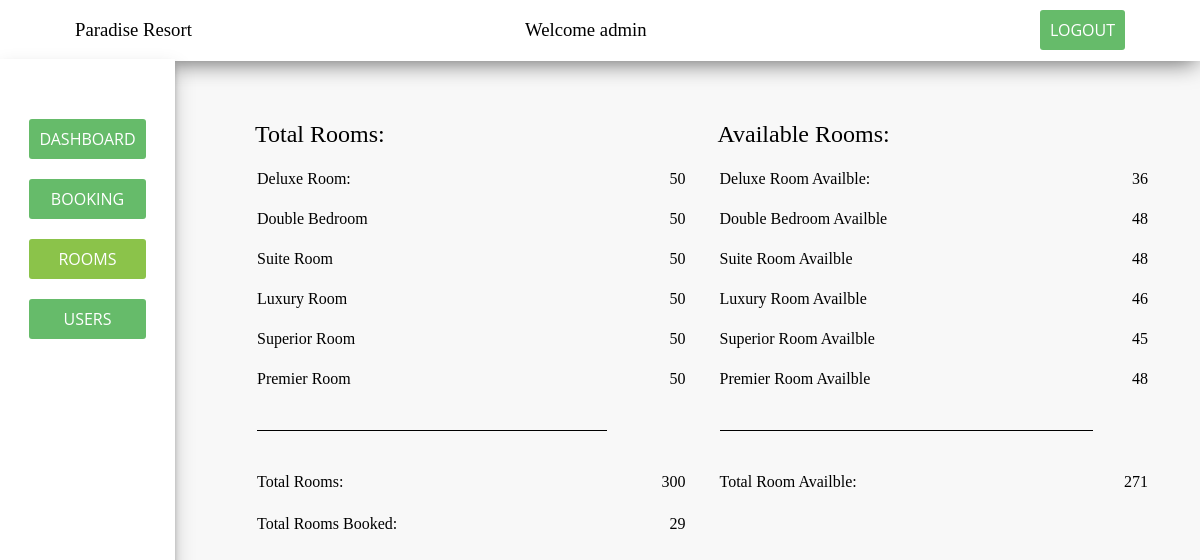
/admin/rooms.php (signed in), run on the app's committed database.
### tables this page shows
CREATE TABLE `rooms` (
  `total_rooms` int(11) NOT NULL,
  `deluxe_room` int(11) NOT NULL,
  `double_room` int(11) NOT NULL,
  `suite_room` int(11) NOT NULL,
  `luxury_room` int(11) NOT NULL,
  `superior_room` int(11) NOT NULL,
  `premier_room` int(11) NOT NULL
);

### db/database_core.php (called while the page is built, shortened)
<?php
$username="root";
$server="localhost";
$password="";
$conn= new mysqli($server,$username,$password);
$conn->select_db("paradise_reservation");
$sql_rooms = "SELECT * FROM rooms";
$result_rooms = $conn->query($sql_rooms);
$sql_user_booking = "SELECT * FROM booking";
$user_booking_result = $conn->query($sql_user_booking);

### db/admin_database.php (called while the page is built, shortened)
<?php require_once('database_core.php'); ?>
<?php
$alert["dashboard-rooms"] = "";
$total_deluxe_rooms_booked = 0;
$total_db_rooms_booked = 0;
$total_suite_rooms_booked = 0;
$total_luxury_rooms_booked = 0;
$total_superior_rooms_booked = 0;
$total_premier_rooms_booked = 0;
$total_rooms_booked = 0;
if($user_booking_result->num_rows>0){
while($row=$user_booking_result->fetch_assoc())
{
	$total_deluxe_rooms_booked += $row['no_deluxe_room'];
	$total_db_rooms_booked += $row['no_db_room'];
	$total_suite_rooms_booked += $row['no_suite_room'];
	$total_luxury_rooms_booked += $row['no_luxury_room'];
	$total_superior_rooms_booked += $row['no_superior_room'];
	$total_premier_rooms_booked += $row['no_premier_room'];
	$total_rooms_booked += $row['total_rooms_booked'];
}}
else{
	$alert["dashboard-rooms"] = "NO rooms booked";
}
$alert["no-rooms"] = "";
if($result_rooms->num_rows>0){
while($row=$result_rooms->fetch_assoc())
{
	$deluxe_room = $row['deluxe_room'];
	$db_room = $row['double_room'];
	$suite_room = $row['suite_room'];
	$luxury_room = $row['luxury_room'];
	$superior_room = $row['superior_room'];
	$premier_room = $row['premier_room'];
	$total_rooms = $deluxe_room + $db_room + $suite_room + $luxury_room + $superior_room + $premier_room;
	$rooms_available =  $total_rooms-$total_rooms_booked;
 	$deluxe_room_available =  $deluxe_room-$total_deluxe_rooms_booked;
	 $db_room_available =  $db_room-$total_db_rooms_booked;
 	$suite_room_available =  $suite_room-$total_suite_rooms_booked;
 	$luxury_room_available =  $luxury_room-$total_luxury_rooms_booked;
	 $superior_room_available =  $superior_room-$total_superior_rooms_booked;
 	$premier_room_available =  $premier_room-$total_premier_rooms_booked;
}}
else{
	$alert["no-rooms"] = "Error";
}
?>

### admin/rooms.php (the view, shortened to what this page needs)
<!DOCTYPE html>
<html lang="en">
  <head>
    <link rel="stylesheet" href="../css/style.css">
</head>
<body class="admin-dashboard rooms-page">
<?php require_once('../db/admin_database.php'); ?>
<?php
 if(isset($_SESSION['admin']) && !empty($_SESSION['admin']))
 {
 ?>
<nav>
  <div class="container">
    <div class="row">
    <div class="col-4">
    <h3>Paradise Resort</h3>
    </div>
    <div class="col-4 col-offset-1">
    <h3>Welcome <?php echo $_SESSION["admin"]; ?></h3>
    </div>
    <div class="col-3">
    <ul>
      <li><form action="dashboard.php" method="post">
        <input type="submit" value="LOGOUT" class="btn" name="logout">
      </form></li>
    </ul>
    </div>
    </div>
  </div>
</nav>
<div class="container-fluid">
  <div class="row">
    <div class="col-2">
      <div class="sidebar text-center">
      <form action="dashboard.php" method="post">
        <input type="submit" class="btn dashboard-link" value="DASHBOARD" name="dashboard">
        <input type="submit" class="btn booking-link" value="BOOKING" name="booking">
        <input type="submit" class="btn rooms-link" value="ROOMS" name="rooms">
        <input type="submit" class="btn users-link" value="USERS" name="users">
        </form>
      </div>
    </div>
    <div class="col-10 content">
    <div class="col-6">
    <h2>Total Rooms:</h2>
        <table>
          <tr><td>Deluxe Room:</td><td><?php echo "$deluxe_room"; ?></td></tr>
          <tr><td>Double Bedroom</td><td><?php echo "$db_room"; ?></td></tr>
          <tr><td>Suite Room</td><td><?php echo "$suite_room"; ?></td></tr>
          <tr><td>Luxury Room</td><td><?php echo "$luxury_room"; ?></td></tr>
          <tr><td>Superior Room</td><td><?php echo "$superior_room"; ?></td></tr>
          <tr><td>Premier Room</td><td><?php echo "$premier_room"; ?></td></tr>
          <tr><td><hr></td></tr>
          <tr><td>Total Rooms:</td><td><?php echo "$total_rooms"; ?></td></tr>
        </table>
        </div>
        <div class="col-6">
          <h2>Available Rooms:</h2>
          <table>
            <tr><td>Deluxe Room Availble:</td><td><?php echo "$deluxe_room_available"; ?></td></tr>
          <tr><td>Double Bedroom Availble</td><td><?php echo "$db_room_available"; ?></td></tr>
          <tr><td>Suite Room Availble</td><td><?php echo "$suite_room_available"; ?></td></tr>
          <tr><td>Luxury Room Availble</td><td><?php echo "$luxury_room_available"; ?></td></tr>
          <tr><td>Superior Room Availble</td><td><?php echo "$superior_room_available"; ?></td></tr>
          <tr><td>Premier Room Availble</td><td><?php echo "$premier_room_available"; ?></td></tr>
          <tr><td><hr></td></tr>
          <tr><td>Total Room Availble:</td><td><?php echo "$rooms_available"; ?></td></tr>
          </table>
        </div>
        <div class="col-6">
          <table><tr><td>Total Rooms Booked:</td><td><?php echo "$total_rooms_booked"; ?></td></tr></table>
        </div>
    </div>
  </div>
</div>
<?php }
else{
    echo "<div class=\"text-center\" style=\"margin-top: 200px;font-size:20px;\"> You must be logged in to continue || <a href=\"index.php\">LOGIN</a></div>";
}
?>
</body>
</html>

### css/style.css (style rules this page uses)
body { margin: 0; background: rgba(248, 248, 248, 1); font-size: 16px; }
* { -webkit-box-sizing: border-box; -moz-box-sizing: border-box; box-sizing: border-box; }
h1,h2,h3,h4,h5,h6,p,ul,form { margin: 0; padding: 0; }
input { font-family: 'Open Sans', sans-serif; }
.btn { display: inline-block; background-color: #66bb6a; color: #fff; font-size: 16px; border: none; padding: 0 10px; border-radius: 3px; height: 40px; line-height: 40px; transition: .4s; }
hr { margin-top: 20px; margin-bottom: 20px; border: 0; border-top: 1px solid #000; }
.text-center { text-align: center; }
table { width: 100%; max-width: 100%; }
table tr td { padding: 10px 0; }
table tr td:last-child { text-align: right; }
.row:after, .container:after, .container-fluid:after { display: table; content: " "; clear: both; }
.container { padding-right: 15px; padding-left: 15px; margin-right: auto; max-width: 1080px; margin-left: auto; }
.container-fluid { margin-right: auto; margin-left: auto; }
.row { margin-right: -15px; margin-left: -15px; }
.col-1, .col-2, .col-3, .col-4, .col-5, .col-6, .col-7, .col-8, .col-9, .col-10, .col-11, .col-12 { position: relative; min-height: 1px; float: left; padding-right: 15px; padding-left: 15px; }
.col-10 { width: 83.33333333%; }
.col-6 { width: 50%; }
.col-4 { width: 33.33333333%; }
.col-3 { width: 25%; }
.col-2 { width: 16.66666667%; }
.col-offset-1 { margin-left: 8.33333333%; }
nav { background-color: #fff; -webkit-box-shadow: 0px 5px 23px -4px rgba(0,0,0,0.64); -moz-box-shadow: 0px 5px 23px -4px rgba(0,0,0,0.64); box-shadow: 0px 5px 23px -4px rgba(0,0,0,0.64); }
input[type="submit"] { border: none; display: inline-block; background-color: #66bb6a; color: #fff; font-size: 16px; height: 40px; line-height: 40px; margin-top: 20px; transition: .4s; }
.services h4,h3 { color: #fff; font-weight: 400; }
.admin-dashboard nav { line-height: 60px; }
.admin-dashboard nav ul { float: right; }
.admin-dashboard nav ul li { list-style: none; float: left; }
.admin-dashboard form { display: inline-block; margin-top: -10px; }
.admin-dashboard h3 { display: inline-block; color: #000; }
.sidebar { background-color: #fff; box-shadow: 0 10px 20px rgba(0,0,0,0.19), 0 6px 6px rgba(0,0,0,0.23); margin-top: -2px; height: 100vh; padding: 20px 0; }
.sidebar form { margin-top: 20px; }
.sidebar form input { margin-bottom: 20px; display: block; width: 100%; }
.content { padding: 50px; }
.dashboard-page .sidebar .dashboard-link, .booking-page .sidebar .booking-link, .users-page .sidebar .users-link, .rooms-page .sidebar .rooms-link { background-color: #8bc34a; }
.content h1, .content h2, .content h3, .content h4 { font-weight: 400; margin: 10px 0; }

### data on the page
rooms: deluxe_room "50", double_room "50", suite_room "50", luxury_room "50", superior_room "50", premier_room "50", total_rooms "300", deluxe_room "36", double_room "48", suite_room "48", luxury_room "46", superior_room "45", premier_room "48", rooms_available "271"

### other printed values
$_SESSION["admin"] "admin"
$total_rooms_booked "29"
